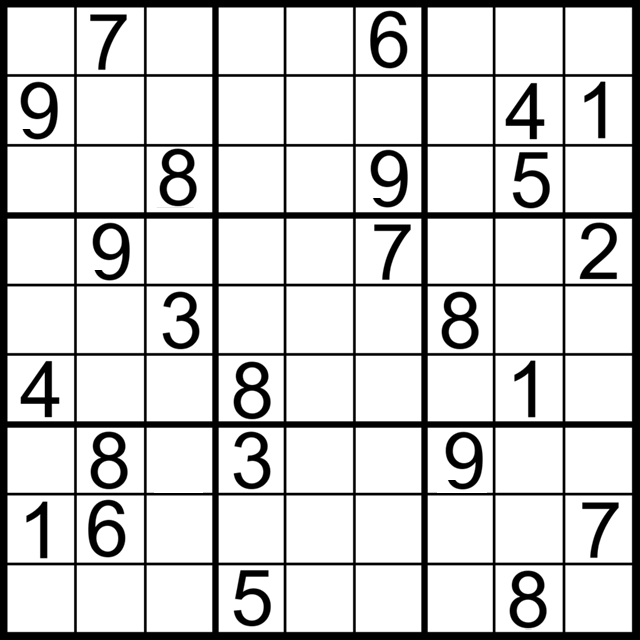
#> input picture images/sudoku4.png, 640 x 640 px
$ jupyter execute --allow-errors sudoku-solver.ipynb
#> lines starting #> are read from the running program, lines starting #| are printed output that depends on the picture; after the words box and inside, x2 and y2 are one past the last pixel; in counts of white or black regions, pixels touching at a corner belong together
#> in load_image, returned value is the input picture: shape (640, 640, 3); min 0, max 255, mean 208.9
Soft Computing, Simona Prokić, SW16/2015
Sudoku Solver

[cell 1]
import numpy as np
import cv2
import matplotlib
import matplotlib.pyplot as plt
from scipy import signal
import tensorflow as tf

# Importing the required Keras modules containing model and layers
from keras.models import Sequential
from keras.layers import Dense, Conv2D, Dropout, Flatten, MaxPooling2D
from keras import backend as K

[cell 2]
def load_image(path):
    return cv2.cvtColor(cv2.imread(path), cv2.COLOR_BGR2RGB)

def gray_image(image):
    return cv2.cvtColor(image, cv2.COLOR_RGB2GRAY)
#> returned value: shape (640, 640)

def treshold(image):
#     return cv2.adaptiveThreshold(image, 255, cv2.ADAPTIVE_THRESH_MEAN_C, cv2.THRESH_BINARY, 3, 3)
#     return cv2.threshold(image,127,255,cv2.THRESH_BINARY)
#     return cv2.threshold(image,127,255,cv2.THRESH_BINARY_INV)
    return (image > 250) * 255

def display_image(image, color=False):
    if color:
        plt.imshow(image)
    else:
        plt.imshow(image, 'gray')

def blur_image(image, k_size=3):
#> called with k_size = 3
    return cv2.blur(image, (k_size,k_size))
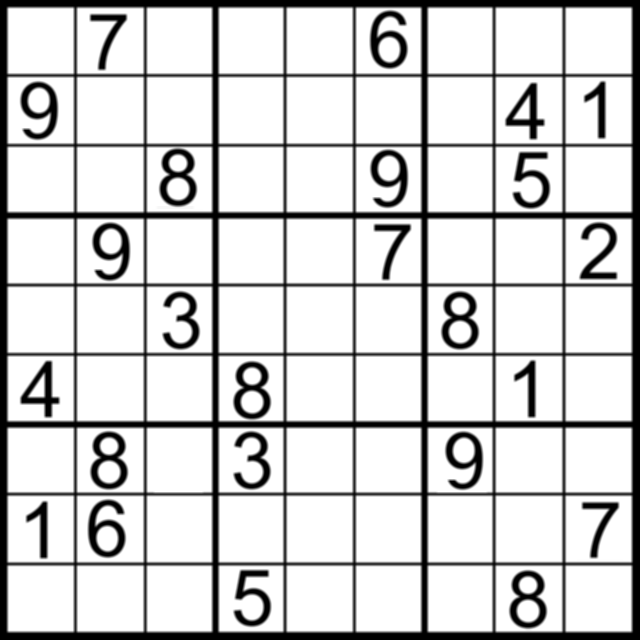
#> returned value: shape (640, 640); min 0, max 255, mean 208.9

def dilate_image(image):
    kernel = np.ones((3, 3))
    return cv2.dilate(image, kernel, iterations=2)

def erode_image(image):
    kernel = np.ones((3, 3))
    return cv2.erode(image, kernel, iterations=1)

def invert_image(image):
    return 255-image

def process_hough_result(result):
    lines = []
    for line in hough_result:
        lines.append(line[0])
        lines = sorted(lines, key=lambda line:line[0])
    return lines

def print_grid(arr):
    for i in range(9):
        if i%3==0:
            print("___________________")
        for j in range(9):
            if j==0:
                print("|",end='')
            if j%3==2:
                print(arr[i][j], end="|")
            else:
                print(arr[i][j], end=" ")
        print()
    print("___________________")

[cell 3]
def canny(image, ratio=3, kernel_size=5):
#> called with ratio = 3, kernel_size = 5
    return cv2.Canny(np.uint8(image), 255/ratio, 255, kernel_size)
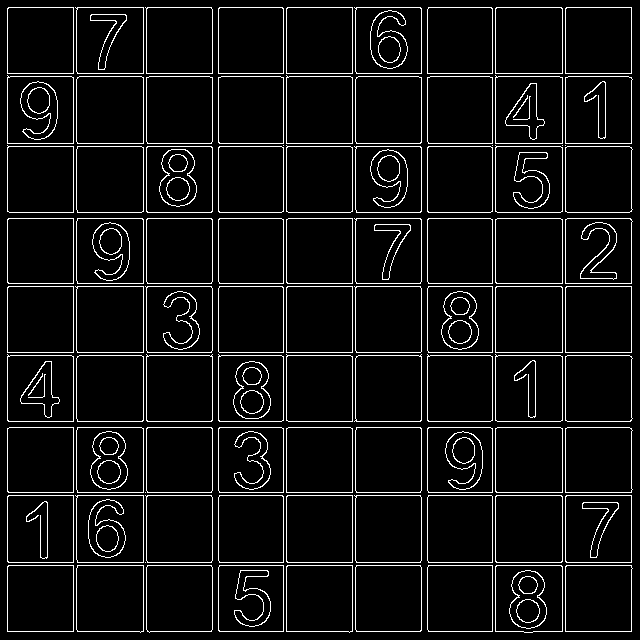
#> returned value: shape (640, 640); 6.9% white in thin lines or dots

[cell 4]
path = 'images/sudoku4.png'
img = load_image(path)
image = gray_image(img)
image = blur_image(image)
image = canny(image)
image = dilate_image(image)
#> in dilate_image, `return cv2.dilate(image, kernel, iterations=2)`:
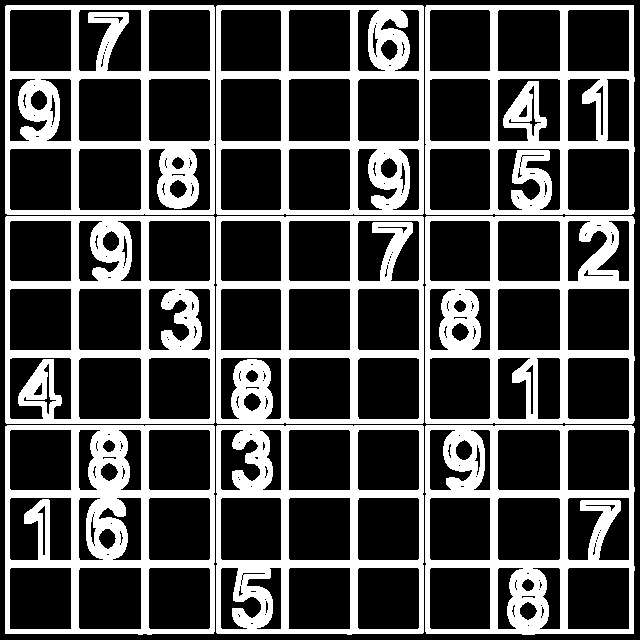
#> returned value: shape (640, 640); 31% white; 9 white regions, largest, box (x1, y1, x2, y2) and area: (5, 5, 215, 215) 14798, (425, 425, 635, 635) 14753, (5, 216, 215, 424) 14708

display_image(image)

[cell 5]
hough_result = cv2.HoughLines(image, 1, np.pi/180, 600)
#> hough_result = 39 rows, first 8: [141, 0], [147, 0], [350, 0], [77, 1.57], [147, 1.57], [210, 1.57], [219, 1.57], [356, 1.57]
lines = process_hough_result(hough_result)
#> the loop in process_hough_result, `for line in hough_result:` made 39 passes
#> line on passes 6 to 17: [[210, 1.57]], [[219, 1.57]], [[356, 1.57]], [[419, 1.57]], [[428, 1.57]], [[490, 1.57]], [[566, 1.57]], [[7, 0]], [[71, 0]], [[145, 0]], [[210, 0]], [[217, 0]]
#> lines on passes 1 to 5: [[141, 0]], [[141, 0], [147, 0]], [[141, 0], [147, 0], [350, 0]], [[77, 1.57], [141, 0], [147, 0], [350, 0]], [[77, 1.57], [141, 0], [147, 0], [147, 1.57], [350, 0]]
#> after the loop in process_hough_result, `for line in hough_result:`: lines = 39 pairs, first value 7 to 629, second value 0 to 1.57
final_lines = []

pos_hor = 0
pos_ver = 0
first_hor_line = True
first_ver_line = True

for line in lines:
    rho, theta = line
    a = np.cos(theta)
    b = np.sin(theta)
    x0 = a*rho
    y0 = b*rho
    x1 = int(x0 + 1000*(-b))
    y1 = int(y0 + 1000*(a))
    x2 = int(x0 - 1000*(-b))
    y2 = int(y0 - 1000*(a))

    if (not first_hor_line) and (not first_ver_line):
        if b==1:
            if rho-pos_hor>10:
                pos_hor = rho
                cv2.line(img,(x1,y1),(x2,y2),(0,0,255),2)
                final_lines.append([rho, theta, 0])
        elif b==0:
            if rho-pos_ver>10:
                pos_ver = rho
                cv2.line(img,(x1,y1),(x2,y2),(0,255,0),2)
                final_lines.append([rho, theta, 1])
    elif b==1:
        if first_hor_line:
            final_lines.append([rho, theta, 0])
            pos_hor = rho
            first_hor_line = False
            cv2.line(img,(x1,y1),(x2,y2),(0,0,255),2)
            continue
    elif b==0:
        if first_ver_line:
            final_lines.append([rho, theta, 1])
            pos_ver = rho
            first_ver_line = False
            cv2.line(img,(x1,y1),(x2,y2),(0,255,0),2)
            continue
#> this loop made 39 passes
#> (rho, theta, a, b, x0, y0, x1, y1) on pass 1: (7, 0, 1, 0, 7, 0, 7, 1000)
#> (rho, theta, a, b, x0, y0, x1, y1) on pass 2: (7, 1.57, -4.37e-08, 1, -3.06e-07, 7, -1000, 6)
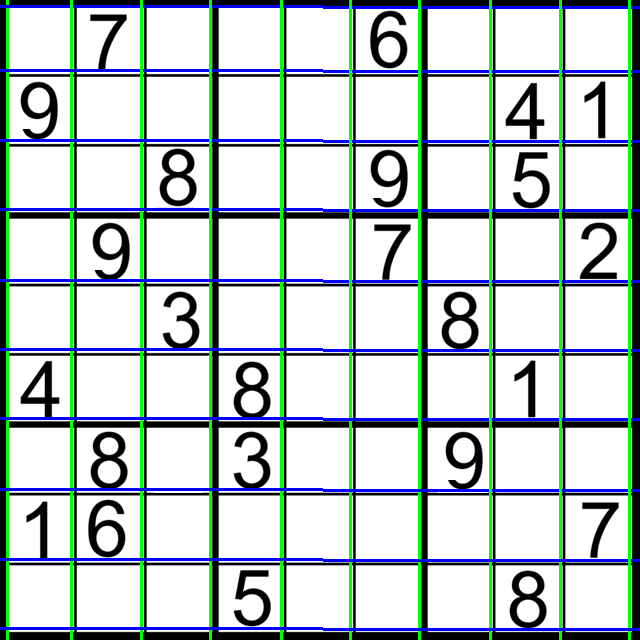
#> img: shape (640, 640, 3); 9.16% of pixels changed, all inside (x1, y1, x2, y2) = (0, 0, 640, 640)
#> after the loop, final_lines = 20 items, first 6: [7, 0, 1], [7, 1.57, 0], [71, 0, 1], [71, 1.57, 0], [141, 0, 1], [141, 1.57, 0]; first_hor_line = False; first_ver_line = False; pos_hor = 629; pos_ver = 629


cv2.imwrite('houghlines.jpg',img)
image_lines = load_image('houghlines.jpg')
#> call 2 of load_image, with path = 'houghlines.jpg'
#> in load_image (call 2), `return cv2.cvtColor(cv2.imread(path), cv2.COLOR_BGR2RGB)`:
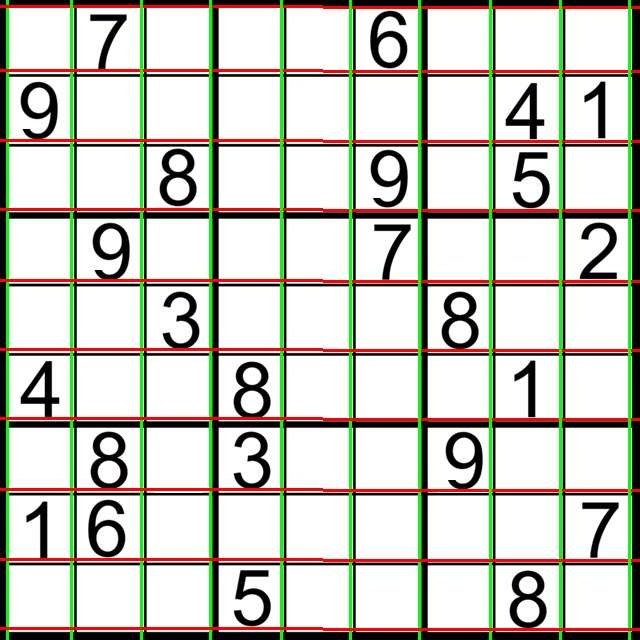
#> returned value: shape (640, 640, 3); mean R, G, B 199, 199.7, 188.8
display_image(image_lines)

[cell 6]
points = []
for hor_line in final_lines:
    if hor_line[2] == 0:
        for ver_line in final_lines:
            if ver_line[2] == 1:
                rho1, theta1 = hor_line[0], hor_line[1]
                rho2, theta2 = ver_line[0], ver_line[1]
                xy = np.array([[np.cos(theta1), np.sin(theta1)], [np.cos(theta2), np.sin(theta2)]])
                rho = np.array([rho1,rho2])
                result = np.linalg.solve(xy, rho)
                points.append(result)
#> this loop made 20 passes
#> hor_line on passes 1 to 12: [7, 0, 1], [7, 1.57, 0], [71, 0, 1], [71, 1.57, 0], [141, 0, 1], [141, 1.57, 0], [210, 1.57, 0], [210, 0, 1], [281, 0, 1], [281, 1.57, 0], [350, 0, 1], [350, 1.57, 0]
#> after the loop, points = 100 pairs, first value 7 to 629, second value 7 to 629

rectangles = []
if len(points) == 100:
    img = load_image(path)
    for i in range(0,9):
        for j in range(0,9):
            y1=int(points[j+i*10][1]+5)
#> y1 = 12
            y2=int(points[j+i*10+11][1]-5)
#> y2 = 66
            x1=int(points[j+i*10][0]+5)
#> x1 = 12
            x2=int(points[j+i*10+11][0]-5)
#> x2 = 66
            cv2.rectangle(img,(x1,y1),(x2, y2),(255,0,0),2)
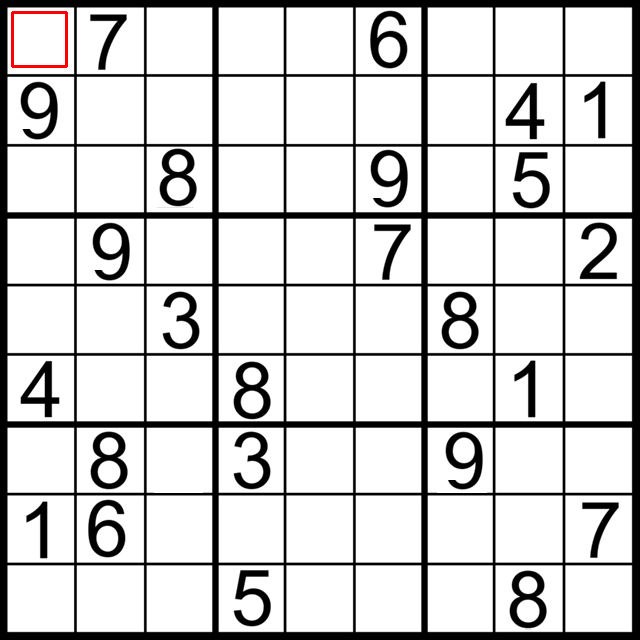
#> img: shape (640, 640, 3); 0.16% of pixels changed, all inside (x1, y1, x2, y2) = (11, 11, 68, 68)
            rectangles.append([x1,y1,x2,y2])
            cv2.imwrite('rectangles.jpg',img)
            image_rectangles = load_image('rectangles.jpg')
            display_image(image_rectangles)
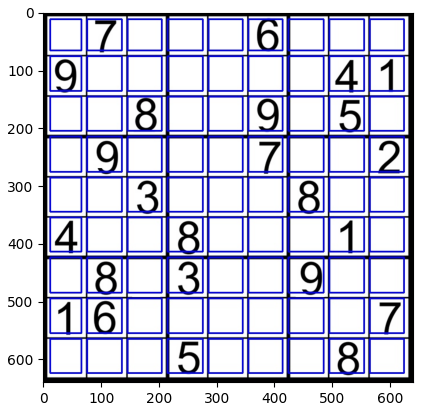
#> figure drawn by matplotlib, 1 panel

#> (a cell that did not finish here is left out)

[cell 8]
batch_size = 128
#> batch_size = 128
num_classes = 10
epochs = 20
# input image dimensions
img_rows, img_cols = 28, 28

# Reshaping the array to 4-dims so that it can work with the Keras API
#> (the rest of this cell did not finish here and is left out)

[cell 9]
from keras.models import load_model
#> (the rest of this cell did not finish here and is left out)

[cell 10]
sudoku_img = load_image(path)
predictions = []

#> (the rest of this cell did not finish here and is left out)

[cell 11]
grid=[[0 for x in range(9)]for y in range(9)]
#> (the rest of this cell did not finish here and is left out)

[cell 12]
# BACKTRACKING ALGORITHM
def find_empty_location(arr,l):
    for row in range(9):
        for col in range(9):
            if(arr[row][col]==0):
                l[0]=row
                l[1]=col
                return True
    return False

def used_in_row(arr,row,num):
    for i in range(9):
        if(arr[row][i] == num):
            return True
    return False

def used_in_col(arr,col,num):
    for i in range(9):
        if(arr[i][col] == num):
            return True
    return False

def used_in_box(arr,row,col,num):
    for i in range(3):
        for j in range(3):
            if(arr[i+row][j+col] == num):
                return True
    return False

def check_location_is_safe(arr,row,col,num):
    safe = not used_in_row(arr,row,num) and not used_in_col(arr,col,num) and not used_in_box(arr,row - row%3,col - col%3,num)
    return safe

def solve_sudoku(arr):
    l=[0,0] # list that keeps the record of row and col in find_empty_location()

    if(not find_empty_location(arr,l)):
        return True

    # row and col of empty cell
    row=l[0]
    col=l[1]

    for num in range(1,10):
        if(check_location_is_safe(arr,row,col,num)):
            arr[row][col] = num
            if(solve_sudoku(arr)):
                return True
            arr[row][col] = 0 # failure->empty cell and try again

    return False # this triggers backtracking

# assigning values to the grid
# grid=[[0,0,6,3,1,0,0,0,0],
#       [0,2,3,0,8,7,0,0,0],
#       [0,0,9,0,6,0,0,2,8],
#       [2,9,0,0,0,0,0,6,0],
#       [0,0,0,0,0,0,0,0,0],
#       [0,5,0,0,0,0,0,4,2],
#       [7,6,0,0,3,0,2,0,0],
#       [0,0,0,6,9,0,1,5,0],
#       [0,0,0,0,2,5,4,0,0]]

if solve_sudoku(grid):
    print_grid(grid)
else:
    print('no solution')
